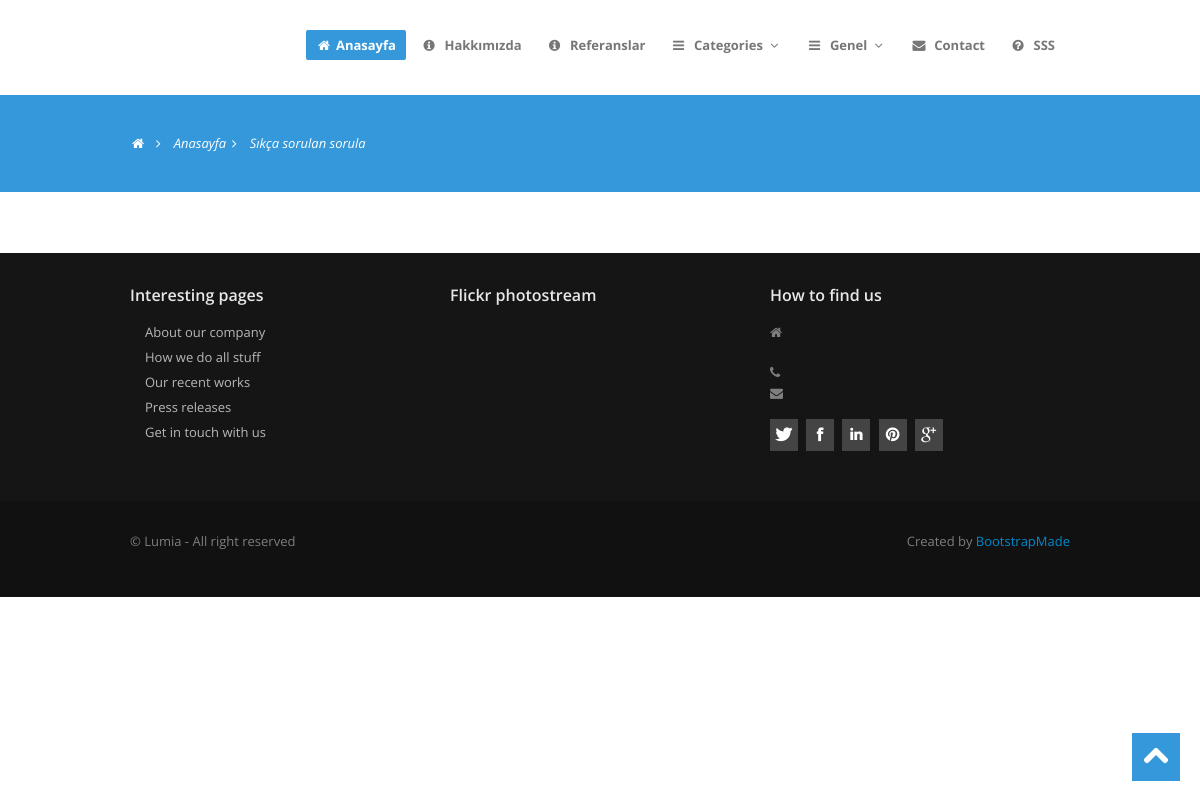
The app's page /sss/, older data.
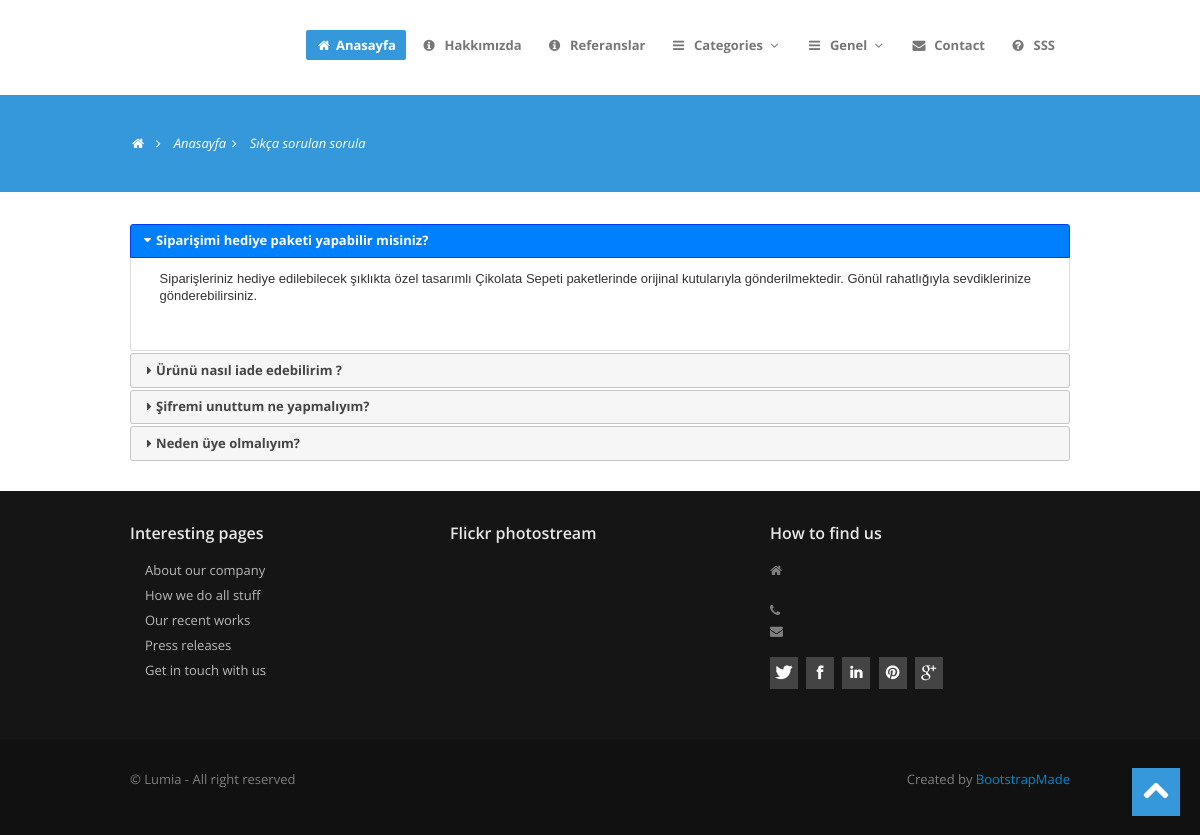
The same page, newer data.
### home/models.py (models this page shows, shortened)
class FAQ(models.Model):
    STATUS = (
        ('True', 'Evet'),
        ('False', 'Hayır'),
    )
    ordernumber = models.IntegerField()
    question= models.CharField(max_length=150)
    answer=models.TextField()
    status = models.CharField(max_length=10, choices=STATUS)
    created_at = models.DateTimeField(auto_now_add=True)
    updated_at = models.DateTimeField(auto_now=True)

### home/views.py (the view)
# urls.py: path('sss/', views.faq, name='faq'),
def faq(request):
    category = Category.objects.all()
    faq = FAQ.objects.all().order_by('ordernumber')
    context = {
        'faq': faq,
        'menu': menu,
        'category': category,
    }
    return render(request, 'faq.html', context)

### home/templates/faq.html (shortened to what this page needs)
{% extends "homebase.html" %}
{% block content %}
    <section id="subintro">
        <div class="container">
            <div class="row">
                <div class="span8">
                    <ul class="breadcrumb">
                        <li><a href="#"><i class="icon-home"></i></a><i class="icon-angle-right"></i></li>
                        <li><a href="/">Anasayfa</a><i class="icon-angle-right"></i></li>
                        <li class="active">Sıkça sorulan sorula</li>
                    </ul>
                </div>
            </div>
        </div>
    </section>
    <section id="maincontent">
        <div class="container">
            <div class="row">
                <div class="span12">
                    <div id="accordion">
                {% for rs in faq %}
                <h3><b>{{rs.question}}</b></h3>
                <div>
                    <p>
                        {{rs.answer}}
                    </p>
                </div>
                {% endfor %}
            </div>
                </div>
            </div>
        </div>
    </section>
{% endblock %}

Row changes from the older to the newer data that the page shows:
added FAQ: question "Siparişimi hediye paketi yapabilir misiniz?", answer "Siparişleriniz hediye edilebilecek şıklıkta özel tasarımlı Çikolata Sepeti paketlerinde orijinal kutularıyla gönderilmektedir. Gönül rahatlığıyla sevdiklerinize gönderebilirsiniz."
added FAQ: question "Ürünü nasıl iade edebilirim ?"
added FAQ: question "Şifremi unuttum ne yapmalıyım?"
added FAQ: question "Neden üye olmalıyım?"
